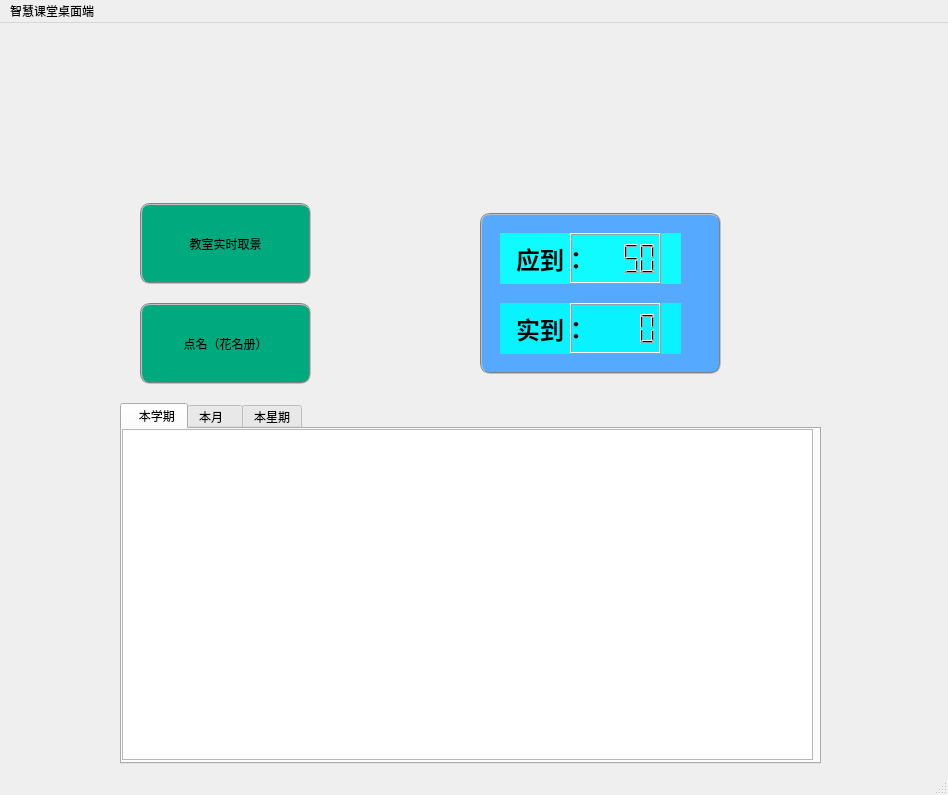
<?xml version="1.0" encoding="UTF-8"?>
<ui version="4.0">
 <class>MainWindow</class>
 <widget class="QMainWindow" name="MainWindow">
  <property name="geometry">
   <rect>
    <x>0</x>
    <y>0</y>
    <width>948</width>
    <height>795</height>
   </rect>
  </property>
  <property name="windowTitle">
   <string>MainWindow</string>
  </property>
  <widget class="QWidget" name="centralwidget">
   <widget class="QLabel" name="label1">
    <property name="geometry">
     <rect>
      <x>200</x>
      <y>30</y>
      <width>511</width>
      <height>131</height>
     </rect>
    </property>
    <property name="styleSheet">
     <string notr="true">border-image:url(:/images/QQ截图5.png);</string>
    </property>
    <property name="text">
     <string/>
    </property>
   </widget>
   <widget class="QPushButton" name="pushButton">
    <property name="geometry">
     <rect>
      <x>140</x>
      <y>180</y>
      <width>171</width>
      <height>81</height>
     </rect>
    </property>
    <property name="styleSheet">
     <string notr="true">border:2px groove gray;border-radius:10px;padding:2px 4px;
font: 9pt &quot;微软雅黑&quot;;
background-color: rgb(0, 170, 127);</string>
    </property>
    <property name="text">
     <string>教室实时取景</string>
    </property>
   </widget>
   <widget class="QPushButton" name="pushButton_2">
    <property name="geometry">
     <rect>
      <x>140</x>
      <y>280</y>
      <width>171</width>
      <height>81</height>
     </rect>
    </property>
    <property name="styleSheet">
     <string notr="true">border:2px groove gray;border-radius:10px;padding:2px 4px;
font: 9pt &quot;微软雅黑&quot;;
background-color: rgb(0, 170, 127);</string>
    </property>
    <property name="text">
     <string>点名（花名册）</string>
    </property>
   </widget>
   <widget class="QTabWidget" name="tabWidget">
    <property name="geometry">
     <rect>
      <x>120</x>
      <y>380</y>
      <width>701</width>
      <height>361</height>
     </rect>
    </property>
    <property name="currentIndex">
     <number>0</number>
    </property>
    <widget class="QWidget" name="tab">
     <attribute name="title">
      <string>  本学期</string>
     </attribute>
     <widget class="QtCharts::QChartView" name="graphicsView3">
      <property name="geometry">
       <rect>
        <x>0</x>
        <y>0</y>
        <width>691</width>
        <height>331</height>
       </rect>
      </property>
     </widget>
    </widget>
    <widget class="QWidget" name="tab_2">
     <attribute name="title">
      <string>本月  </string>
     </attribute>
     <widget class="QtCharts::QChartView" name="graphicsView2">
      <property name="geometry">
       <rect>
        <x>0</x>
        <y>0</y>
        <width>691</width>
        <height>331</height>
       </rect>
      </property>
     </widget>
    </widget>
    <widget class="QWidget" name="tab_3">
     <attribute name="title">
      <string>本星期</string>
     </attribute>
     <widget class="QtCharts::QChartView" name="graphicsView1">
      <property name="geometry">
       <rect>
        <x>-5</x>
        <y>1</y>
        <width>701</width>
        <height>341</height>
       </rect>
      </property>
     </widget>
    </widget>
   </widget>
   <widget class="QLabel" name="label">
    <property name="geometry">
     <rect>
      <x>570</x>
      <y>350</y>
      <width>271</width>
      <height>51</height>
     </rect>
    </property>
    <property name="text">
     <string/>
    </property>
   </widget>
   <widget class="QLCDNumber" name="lcdNumber">
    <property name="geometry">
     <rect>
      <x>570</x>
      <y>210</y>
      <width>91</width>
      <height>51</height>
     </rect>
    </property>
    <property name="smallDecimalPoint">
     <bool>false</bool>
    </property>
    <property name="intValue" stdset="0">
     <number>50</number>
    </property>
   </widget>
   <widget class="QLabel" name="label_3">
    <property name="geometry">
     <rect>
      <x>510</x>
      <y>200</y>
      <width>91</width>
      <height>71</height>
     </rect>
    </property>
    <property name="font">
     <font>
      <family>微软雅黑</family>
      <pointsize>18</pointsize>
      <weight>75</weight>
      <bold>true</bold>
     </font>
    </property>
    <property name="text">
     <string> 应到：</string>
    </property>
   </widget>
   <widget class="QLabel" name="label_4">
    <property name="geometry">
     <rect>
      <x>510</x>
      <y>290</y>
      <width>211</width>
      <height>31</height>
     </rect>
    </property>
    <property name="font">
     <font>
      <family>微软雅黑</family>
      <pointsize>18</pointsize>
      <weight>75</weight>
      <bold>true</bold>
     </font>
    </property>
    <property name="text">
     <string> 实到：</string>
    </property>
   </widget>
   <widget class="QLCDNumber" name="lcdNumber_2">
    <property name="geometry">
     <rect>
      <x>570</x>
      <y>280</y>
      <width>91</width>
      <height>51</height>
     </rect>
    </property>
   </widget>
   <widget class="QLabel" name="label_2">
    <property name="geometry">
     <rect>
      <x>500</x>
      <y>210</y>
      <width>181</width>
      <height>51</height>
     </rect>
    </property>
    <property name="styleSheet">
     <string notr="true">background-color: rgb(15, 251, 255);</string>
    </property>
    <property name="text">
     <string/>
    </property>
   </widget>
   <widget class="QLabel" name="label_5">
    <property name="geometry">
     <rect>
      <x>500</x>
      <y>280</y>
      <width>181</width>
      <height>51</height>
     </rect>
    </property>
    <property name="styleSheet">
     <string notr="true">background-color: rgb(8, 243, 255);</string>
    </property>
    <property name="text">
     <string/>
    </property>
   </widget>
   <widget class="QLabel" name="label_6">
    <property name="geometry">
     <rect>
      <x>480</x>
      <y>190</y>
      <width>241</width>
      <height>161</height>
     </rect>
    </property>
    <property name="styleSheet">
     <string notr="true">background-color: rgb(85, 170, 255);
border:2px groove gray;border-radius:10px;padding:2px 4px;</string>
    </property>
    <property name="text">
     <string/>
    </property>
   </widget>
   <zorder>label_6</zorder>
   <zorder>label_5</zorder>
   <zorder>label_2</zorder>
   <zorder>label1</zorder>
   <zorder>pushButton</zorder>
   <zorder>pushButton_2</zorder>
   <zorder>tabWidget</zorder>
   <zorder>label</zorder>
   <zorder>lcdNumber</zorder>
   <zorder>label_3</zorder>
   <zorder>label_4</zorder>
   <zorder>lcdNumber_2</zorder>
  </widget>
  <widget class="QMenuBar" name="menubar">
   <property name="geometry">
    <rect>
     <x>0</x>
     <y>0</y>
     <width>948</width>
     <height>21</height>
    </rect>
   </property>
   <widget class="QMenu" name="menu">
    <property name="title">
     <string>智慧课堂桌面端</string>
    </property>
    <addaction name="separator"/>
   </widget>
   <addaction name="menu"/>
  </widget>
  <widget class="QStatusBar" name="statusbar"/>
 </widget>
 <customwidgets>
  <customwidget>
   <class>QtCharts::QChartView</class>
   <extends>QGraphicsView</extends>
   <header>qchartview.h</header>
  </customwidget>
 </customwidgets>
 <resources/>
 <connections/>
</ui>
